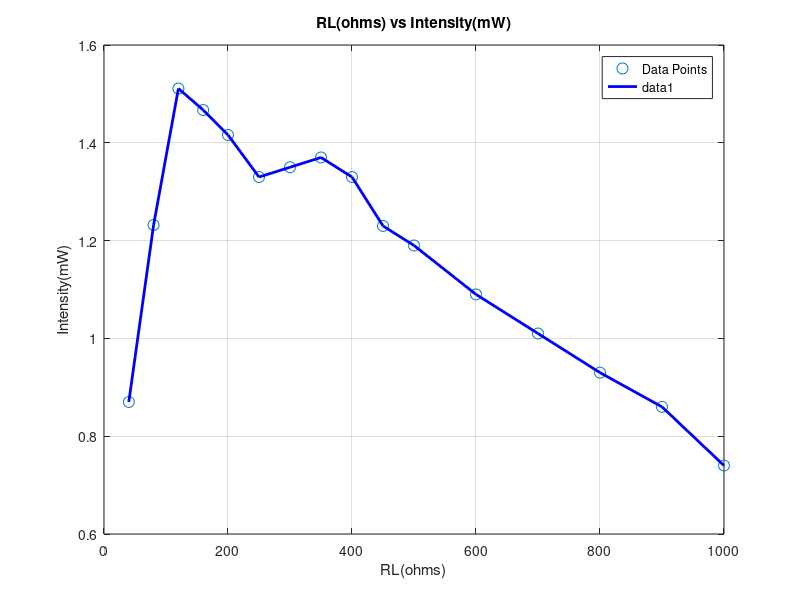

Recreate this plot in MATLAB.
% Data points
X = [40,80,120,160,200,250,300,350, 400, 450, 500, 600, 700, 800, 900, 1000]; %Add all RL values
Y = [0.87,1.232,1.511,1.467,1.416,1.33,1.35,1.37,1.33,1.23,1.19,1.09,1.01,0.93,0.86,0.74]; %Add all Intensity values

% Plot the data points and the line of best fit
figure;
plot(X, Y, 'o', 'MarkerSize', 8, 'DisplayName', 'Data Points'); % Original data points
hold on;
plot(X,Y, '-b', 'LineWidth', 2); % Best fit line
grid on;
xlabel('RL(ohms)');
ylabel('Intensity(mW)');
title('RL(ohms) vs Intensity(mW)');
legend show;